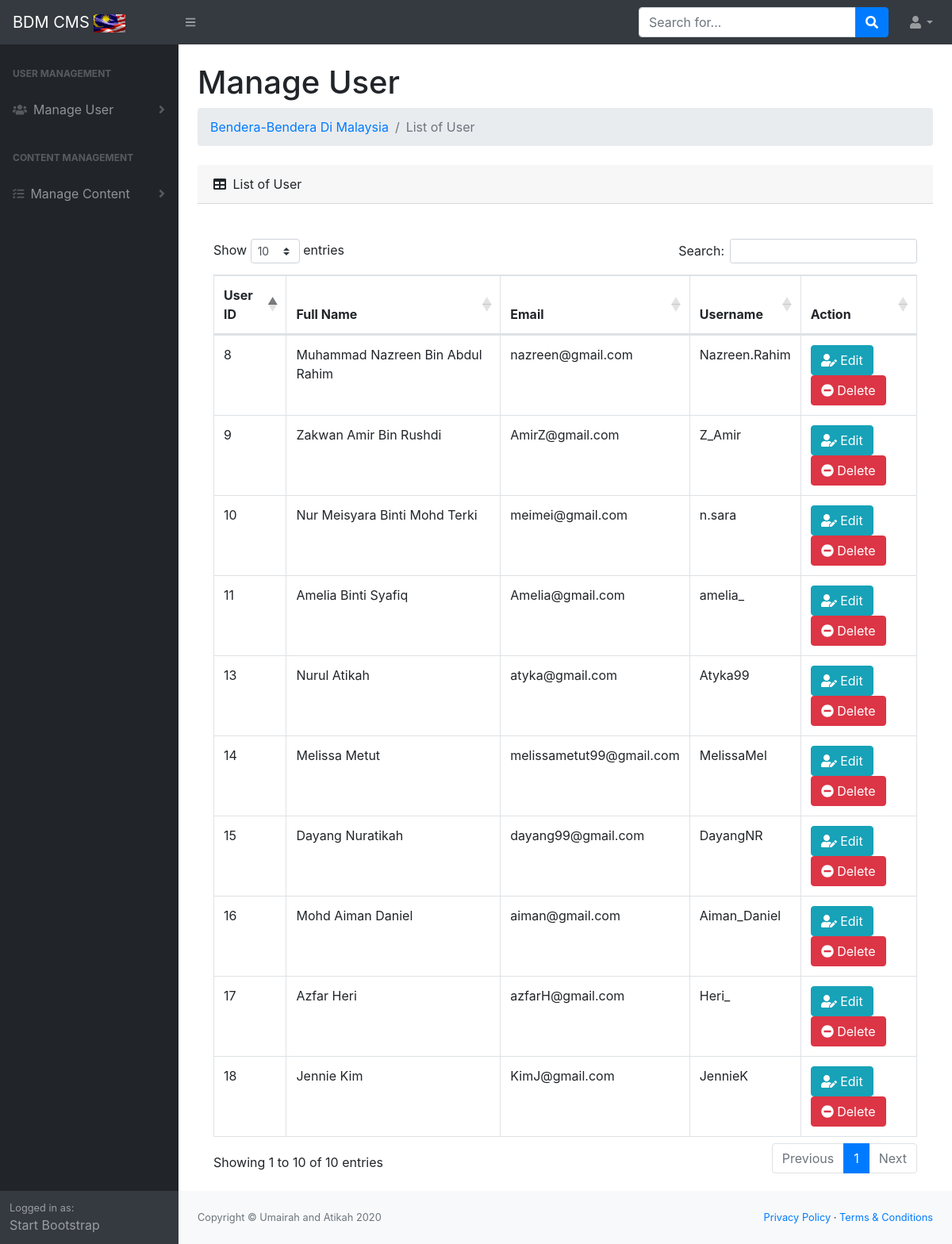
Screenshot of /displayuser.php with the database file from the repository.
### tables this page shows
CREATE TABLE `user` (
  `userid` int(6) NOT NULL,
  `fullname` varchar(250) NOT NULL,
  `email` varchar(150) NOT NULL,
  `username` varchar(100) NOT NULL,
  `password` varchar(100) NOT NULL
);

### displayuser.php (the view)
<?php
include 'header.php';
$sql = "SELECT * FROM user";
$result = $conn->query($sql);
?>
            <div id="layoutSidenav_content">
                <main>
                    <div class="container-fluid">
                        <h1 class="mt-4">Manage User</h1>
                        <ol class="breadcrumb mb-4">
                            <li class="breadcrumb-item"><a href="index.php">Bendera-Bendera Di Malaysia</a></li>
                            <li class="breadcrumb-item active">List of User</li>
                        </ol>
							<div class="card-header">
								<i class="fas fa-table mr-1"></i>
								List of User
							</div>
                    <div class="card-body">
                    <div  class="table-responsive">
                                    <table class="table table-bordered" id="dataTable" width="100%" cellspacing="0" >
                                        <thead>
                                            <tr>
                                                <th>User ID</th>
                                                <th>Full Name</th>
                                                <th>Email</th>
                                                <th>Username</th>
                                                <th>Action</th>
                                            </tr>
                                        </thead>
										<?php
										if ($result->num_rows > 0) {
										  while($row = $result->fetch_assoc()) {
											  $userid = $row['userid'];
											  $fullname = $row['fullname'];
											  $email = $row['email'];
											  $username = $row['username'];
											echo "<tr>
                                                <td>$userid</td>
                                                <td>$fullname</td>
                                                <td>$email</td>
                                                <td>$username</td>
												<div class='btn-group'>
												<td><a class='btn btn-info' href='edituser.php?userid=$userid'><i class='fas fa-user-edit'></i> Edit</a>
												<a class='btn btn-danger' href='deleteuser.php?userid=$userid'><i class='fas fa-minus-circle'></i> Delete</a>
                                                </div>
												</td>
											</tr>";
										  }
										} else {
										  echo "0 results";
										}
										?>
                                    </table>
                    </div>
                    </div>
                    </div>
                </main>
                <footer class="py-4 bg-light mt-auto">
                    <div class="container-fluid">
                        <div class="d-flex align-items-center justify-content-between small">
                            <div class="text-muted">Copyright &copy; Umairah and Atikah 2020</div>
                            <div>
                                <a href="#">Privacy Policy</a>
                                &middot;
                                <a href="#">Terms &amp; Conditions</a>
                            </div>
                        </div>
                    </div>
                </footer>
            </div>
<?php
include 'footer.php';
?>

### rows the page displays
user: userid "8", fullname "Muhammad Nazreen Bin Abdul Rahim", email "nazreen@gmail.com", username "Nazreen.Rahim"
user: userid "9", fullname "Zakwan Amir Bin Rushdi", email "AmirZ@gmail.com", username "Z_Amir"
user: userid "10", fullname "Nur Meisyara Binti Mohd Terki", email "meimei@gmail.com", username "n.sara"
user: userid "11", fullname "Amelia Binti Syafiq", email "Amelia@gmail.com", username "amelia_"
user: userid "13", fullname "Nurul Atikah", email "atyka@gmail.com", username "Atyka99"
user: userid "14", fullname "Melissa Metut", email "melissametut99@gmail.com", username "MelissaMel"
user: userid "15", fullname "Dayang Nuratikah", email "dayang99@gmail.com", username "DayangNR"
user: userid "16", fullname "Mohd Aiman Daniel", email "aiman@gmail.com", username "Aiman_Daniel"
user: userid "17", fullname "Azfar Heri", email "azfarH@gmail.com", username "Heri_"
user: userid "18", fullname "Jennie Kim", email "KimJ@gmail.com", username "JennieK"
